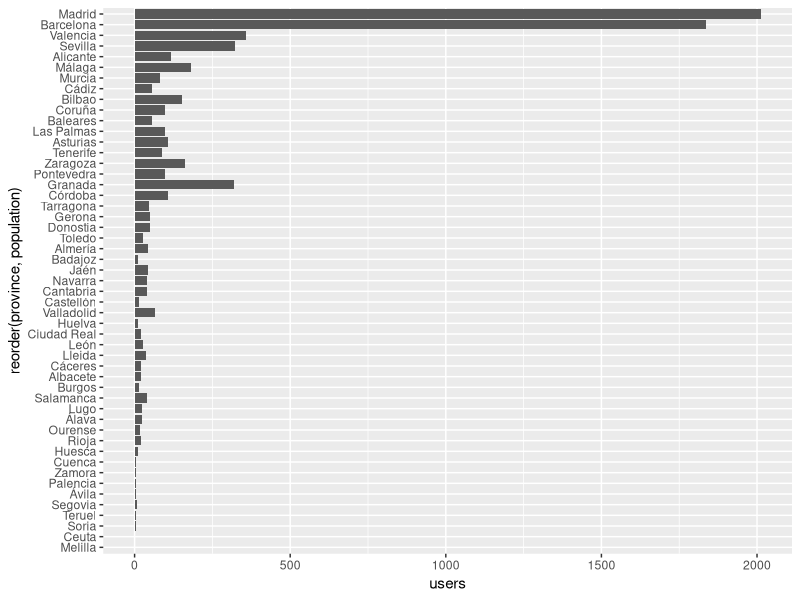
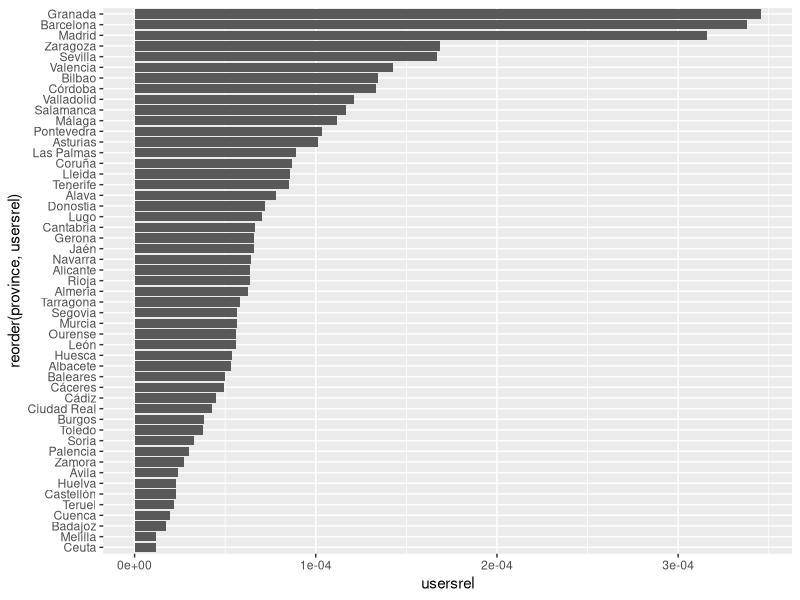
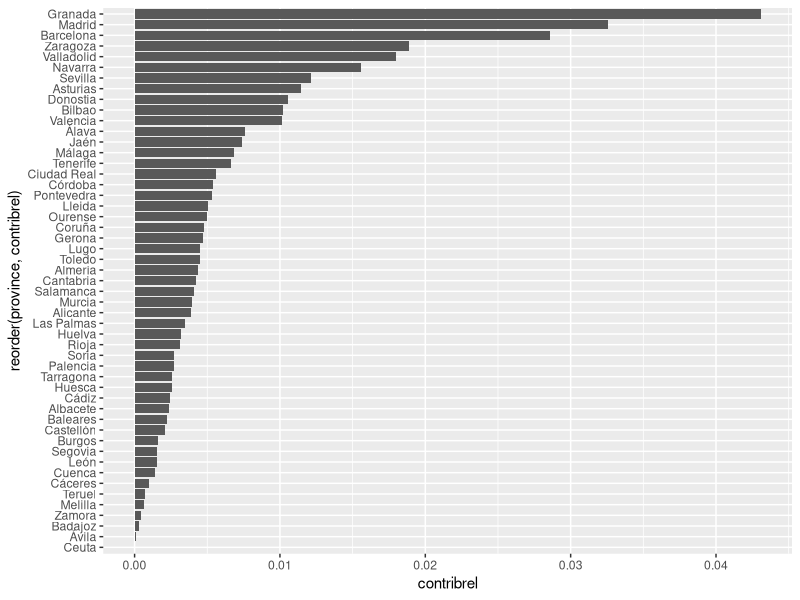
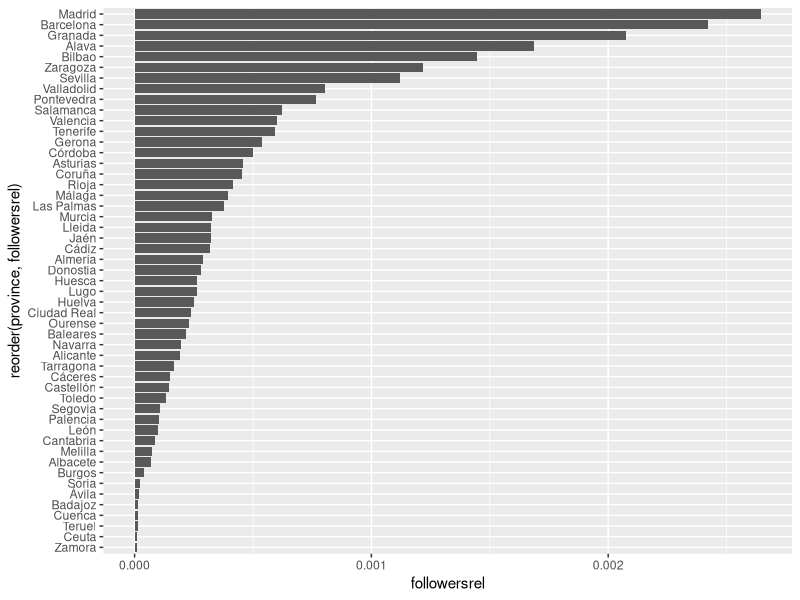
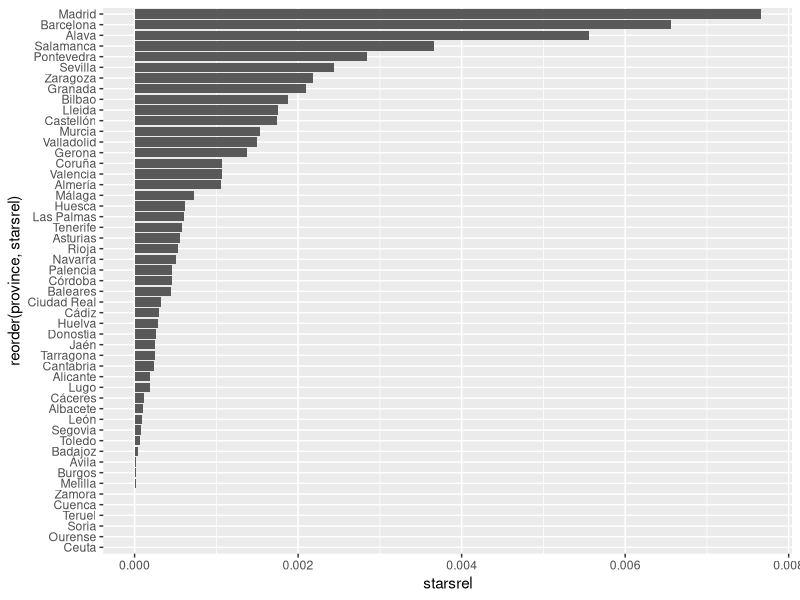
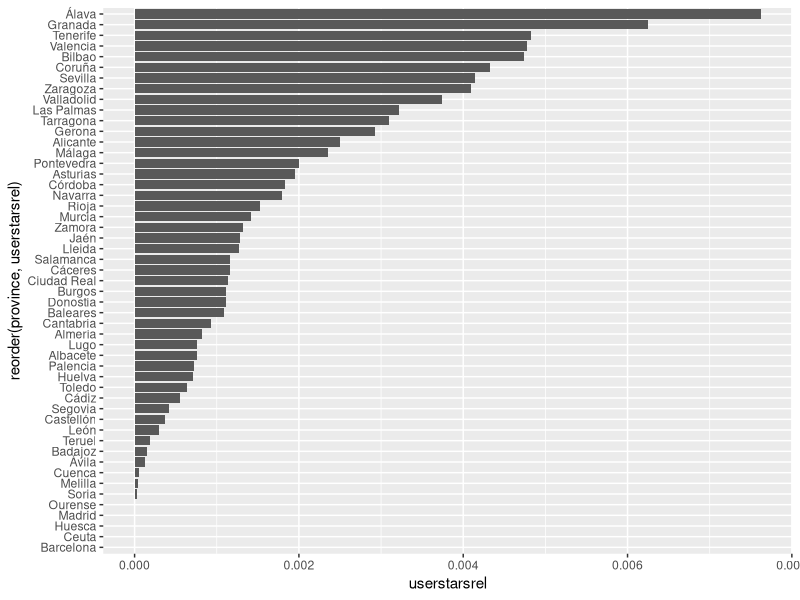
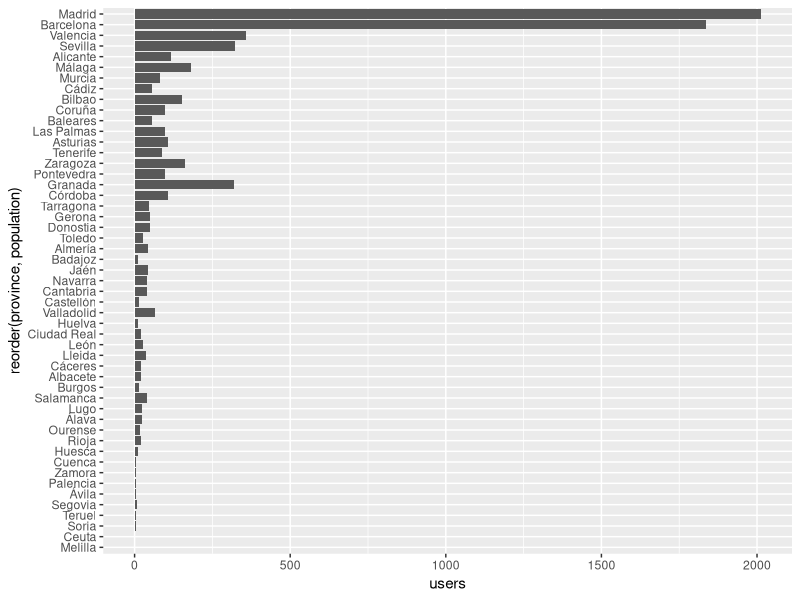
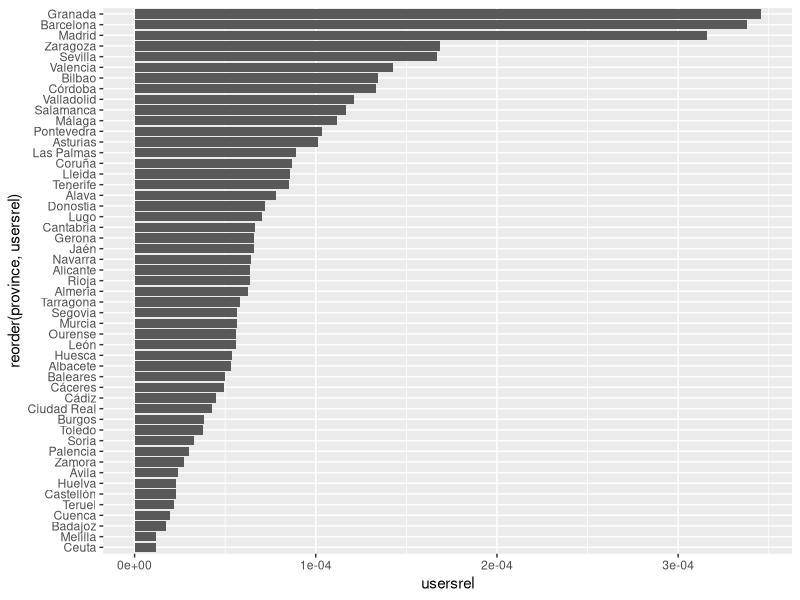

R code for these plots, in order:
#!/usr/bin/env Rscript

data.province <- read.csv('data-per-province.csv',sep=';')
data.province$usersrel <- data.province$users / data.province$population
data.province$contribrel <- data.province$contributions / data.province$population
data.province$followersrel <- data.province$followers / data.province$population
data.province$starsrel <- data.province$stars / data.province$population
data.province$userstarsrel <- data.province$user_stars / data.province$population
library(ggplot2)
ggplot(data.province, aes(x=reorder(province,population),y=users))+geom_bar(stat='identity')+coord_flip()
ggsave("users-by-province.png")
ggplot(data.province, aes(x=reorder(province,usersrel),y=usersrel))+geom_bar(stat='identity')+coord_flip()
ggsave("users-rel-by-province.png")
ggplot(data.province, aes(x=reorder(province,contribrel),y=contribrel))+geom_bar(stat='identity')+coord_flip()
ggsave("contrib-rel-by-province.png")
ggplot(data.province, aes(x=reorder(province,followersrel),y=followersrel))+geom_bar(stat='identity')+coord_flip()
ggsave("followers-rel-by-province.png")
ggplot(data.province, aes(x=reorder(province,starsrel),y=starsrel))+geom_bar(stat='identity')+coord_flip()
ggsave("stars-rel-by-province.png")
ggplot(data.province, aes(x=reorder(province,userstarsrel),y=userstarsrel))+geom_bar(stat='identity')+coord_flip()
ggsave("stars-rel-by-province.png")

